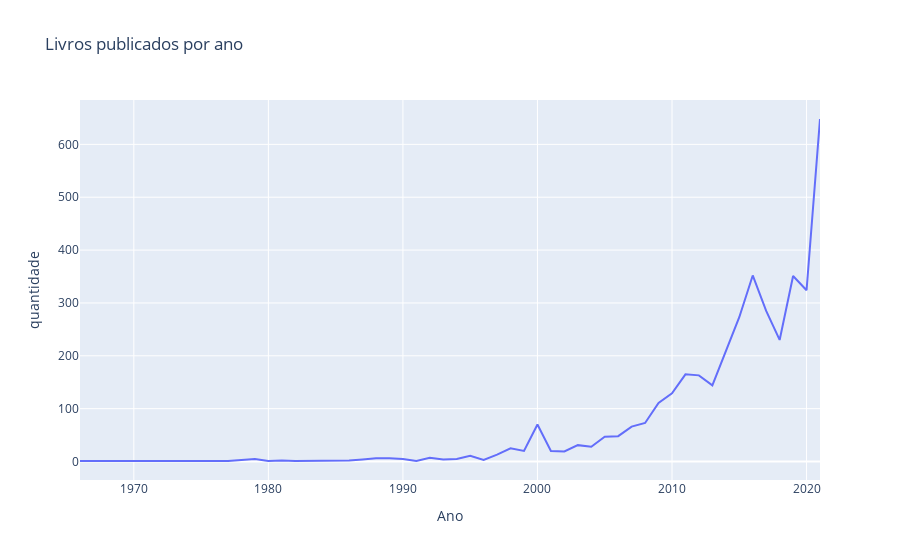

The cell this chart's notebook holds for it:
### Markdown cell above
### Os dados estão bastante longe de distribuições comuns.

### Code cell
ano_dist = df['Ano'].value_counts().reset_index(name='quantidade').sort_values(by='index').rename(columns={'index':'Ano'})
fig = px.line(ano_dist, x="Ano", y="quantidade", title='Livros publicados por ano')
fig.show()

### Figure 1 — Plotly figure (JSON) as saved in the notebook; plotly's stock layout.template omitted (floating-point values rounded to 4 significant figures)
{"data": [{"hovertemplate": "Ano=%{x}<br>quantidade=%{y}<extra></extra>", "legendgroup": "", "line": {"color": "#636efa", "dash": "solid"}, "mode": "lines", "name": "", "orientation": "v", "showlegend": false, "type": "scatter", "x": [1966, 1967, 1976, 1977, 1978, 1979, 1980, 1981, 1982, 1984, 1986, 1987, 1988, 1989, 1990, 1991, 1992, 1993, 1994, 1995, 1996, 1997, 1998, 1999, 2000, 2001, 2002, 2003, 2004, 2005, 2006, 2007, 2008, 2009, 2010, 2011, 2012, 2013, 2014, 2015, 2016, 2017, 2018, 2019, 2020, 2021], "xaxis": "x", "y": [1, 1, 2, 1, 3, 5, 1, 2, 1, 2, 2, 4, 6, 6, 5, 1, 7, 4, 5, 11, 3, 13, 25, 20, 70, 20, 19, 31, 28, 47, 48, 66, 73, 111, 129, 165, 163, 144, 209, 273, 352, 285, 230, 351, 324, 648], "yaxis": "y"}], "layout": {"legend": {"tracegroupgap": 0}, "title": {"text": "Livros publicados por ano"}, "xaxis": {"anchor": "y", "domain": [0, 1], "title": {"text": "Ano"}}, "yaxis": {"anchor": "x", "domain": [0, 1], "title": {"text": "quantidade"}}}}
